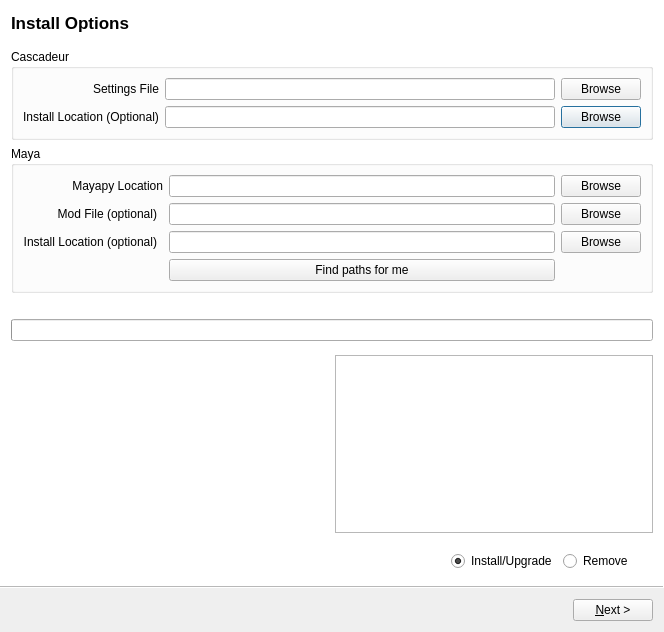
<?xml version="1.0" encoding="UTF-8"?>
<ui version="4.0">
 <class>Wizard</class>
 <widget class="QWizard" name="Wizard">
  <property name="geometry">
   <rect>
    <x>0</x>
    <y>0</y>
    <width>664</width>
    <height>632</height>
   </rect>
  </property>
  <property name="windowTitle">
   <string>Maya Cascadeur Bridge</string>
  </property>
  <property name="wizardStyle">
   <enum>QWizard::ModernStyle</enum>
  </property>
  <property name="options">
   <set>QWizard::HelpButtonOnRight|QWizard::NoBackButtonOnStartPage|QWizard::NoCancelButton</set>
  </property>
  <widget class="PathsPage" name="wizardPage1">
   <property name="title">
    <string>Install Options</string>
   </property>
   <property name="subTitle">
    <string/>
   </property>
   <layout class="QVBoxLayout" name="verticalLayout_2">
    <item>
     <layout class="QVBoxLayout" name="cascaduer_group">
      <item>
       <widget class="QGroupBox" name="groupBox_2">
        <property name="title">
         <string>Cascadeur</string>
        </property>
        <property name="checkable">
         <bool>false</bool>
        </property>
        <layout class="QGridLayout" name="gridLayout_2">
         <item row="2" column="2">
          <widget class="QPushButton" name="casc_install_set">
           <property name="text">
            <string>Browse</string>
           </property>
          </widget>
         </item>
         <item row="2" column="0">
          <widget class="QLabel" name="cassc_install_label">
           <property name="sizePolicy">
            <sizepolicy hsizetype="Preferred" vsizetype="Preferred">
             <horstretch>0</horstretch>
             <verstretch>0</verstretch>
            </sizepolicy>
           </property>
           <property name="text">
            <string>Install Location (Optional)</string>
           </property>
          </widget>
         </item>
         <item row="1" column="0">
          <widget class="QLabel" name="casc_json_label">
           <property name="sizePolicy">
            <sizepolicy hsizetype="Preferred" vsizetype="Preferred">
             <horstretch>0</horstretch>
             <verstretch>0</verstretch>
            </sizepolicy>
           </property>
           <property name="text">
            <string>Settings File</string>
           </property>
           <property name="alignment">
            <set>Qt::AlignRight|Qt::AlignTrailing|Qt::AlignVCenter</set>
           </property>
          </widget>
         </item>
         <item row="1" column="1">
          <widget class="QLineEdit" name="casc_json_value"/>
         </item>
         <item row="1" column="2">
          <widget class="QPushButton" name="casc_json_set">
           <property name="text">
            <string>Browse</string>
           </property>
          </widget>
         </item>
         <item row="2" column="1">
          <widget class="QLineEdit" name="casc_install_value"/>
         </item>
        </layout>
       </widget>
      </item>
     </layout>
    </item>
    <item>
     <widget class="QGroupBox" name="maya_group">
      <property name="title">
       <string>Maya</string>
      </property>
      <property name="checkable">
       <bool>false</bool>
      </property>
      <layout class="QGridLayout" name="gridLayout">
       <item row="0" column="3">
        <widget class="QPushButton" name="py_path_set">
         <property name="text">
          <string>Browse</string>
         </property>
        </widget>
       </item>
       <item row="1" column="3">
        <widget class="QPushButton" name="maya_mod_set">
         <property name="text">
          <string>Browse</string>
         </property>
        </widget>
       </item>
       <item row="0" column="2">
        <widget class="QLineEdit" name="py_path_value">
         <property name="sizePolicy">
          <sizepolicy hsizetype="Expanding" vsizetype="Fixed">
           <horstretch>1</horstretch>
           <verstretch>0</verstretch>
          </sizepolicy>
         </property>
        </widget>
       </item>
       <item row="1" column="0">
        <widget class="QLabel" name="maya_mod_label">
         <property name="text">
          <string>Mod File (optional)</string>
         </property>
         <property name="alignment">
          <set>Qt::AlignRight|Qt::AlignTrailing|Qt::AlignVCenter</set>
         </property>
        </widget>
       </item>
       <item row="1" column="2">
        <widget class="QLineEdit" name="maya_mod_value">
         <property name="sizePolicy">
          <sizepolicy hsizetype="Expanding" vsizetype="Fixed">
           <horstretch>1</horstretch>
           <verstretch>0</verstretch>
          </sizepolicy>
         </property>
        </widget>
       </item>
       <item row="0" column="0" colspan="2">
        <widget class="QLabel" name="py_path_label">
         <property name="text">
          <string>Mayapy Location</string>
         </property>
         <property name="alignment">
          <set>Qt::AlignRight|Qt::AlignTrailing|Qt::AlignVCenter</set>
         </property>
        </widget>
       </item>
       <item row="2" column="3">
        <widget class="QPushButton" name="maya_install_set">
         <property name="text">
          <string>Browse</string>
         </property>
        </widget>
       </item>
       <item row="3" column="2">
        <widget class="QPushButton" name="find_module_button">
         <property name="text">
          <string>Find paths for me</string>
         </property>
        </widget>
       </item>
       <item row="2" column="0">
        <widget class="QLabel" name="maya_install_label">
         <property name="text">
          <string>Install Location (optional)</string>
         </property>
         <property name="alignment">
          <set>Qt::AlignRight|Qt::AlignTrailing|Qt::AlignVCenter</set>
         </property>
        </widget>
       </item>
       <item row="2" column="2">
        <widget class="QLineEdit" name="maya_install_value"/>
       </item>
      </layout>
     </widget>
    </item>
    <item>
     <layout class="QVBoxLayout" name="progress_group">
      <property name="topMargin">
       <number>0</number>
      </property>
      <property name="bottomMargin">
       <number>0</number>
      </property>
      <item>
       <widget class="QLabel" name="progress_label">
        <property name="text">
         <string> </string>
        </property>
       </widget>
      </item>
      <item>
       <widget class="QProgressBar" name="progress_bar">
        <property name="value">
         <number>0</number>
        </property>
        <property name="textVisible">
         <bool>false</bool>
        </property>
       </widget>
      </item>
     </layout>
    </item>
    <item>
     <layout class="QHBoxLayout" name="console_group">
      <property name="topMargin">
       <number>8</number>
      </property>
      <property name="bottomMargin">
       <number>8</number>
      </property>
      <item>
       <widget class="QWidget" name="console_spacer" native="true">
        <property name="sizePolicy">
         <sizepolicy hsizetype="Expanding" vsizetype="Expanding">
          <horstretch>0</horstretch>
          <verstretch>0</verstretch>
         </sizepolicy>
        </property>
       </widget>
      </item>
      <item>
       <widget class="QTextEdit" name="console_output">
        <property name="sizePolicy">
         <sizepolicy hsizetype="Expanding" vsizetype="Expanding">
          <horstretch>0</horstretch>
          <verstretch>1</verstretch>
         </sizepolicy>
        </property>
        <property name="html">
         <string>&lt;!DOCTYPE HTML PUBLIC &quot;-//W3C//DTD HTML 4.0//EN&quot; &quot;http://www.w3.org/TR/REC-html40/strict.dtd&quot;&gt;
&lt;html&gt;&lt;head&gt;&lt;meta name=&quot;qrichtext&quot; content=&quot;1&quot; /&gt;&lt;meta charset=&quot;utf-8&quot; /&gt;&lt;style type=&quot;text/css&quot;&gt;
p, li { white-space: pre-wrap; }
hr { height: 1px; border-width: 0; }
li.unchecked::marker { content: &quot;\2610&quot;; }
li.checked::marker { content: &quot;\2612&quot;; }
&lt;/style&gt;&lt;/head&gt;&lt;body style=&quot; font-family:'Segoe UI'; font-size:9pt; font-weight:400; font-style:normal;&quot;&gt;
&lt;p style=&quot;-qt-paragraph-type:empty; margin-top:0px; margin-bottom:0px; margin-left:0px; margin-right:0px; -qt-block-indent:0; text-indent:0px;&quot;&gt;&lt;br /&gt;&lt;/p&gt;&lt;/body&gt;&lt;/html&gt;</string>
        </property>
       </widget>
      </item>
     </layout>
    </item>
    <item>
     <layout class="QHBoxLayout" name="action_group">
      <property name="topMargin">
       <number>4</number>
      </property>
      <property name="bottomMargin">
       <number>4</number>
      </property>
      <item>
       <spacer name="horizontalSpacer_2">
        <property name="orientation">
         <enum>Qt::Horizontal</enum>
        </property>
        <property name="sizeHint" stdset="0">
         <size>
          <width>40</width>
          <height>20</height>
         </size>
        </property>
       </spacer>
      </item>
      <item>
       <widget class="QRadioButton" name="install_option">
        <property name="text">
         <string>Install/Upgrade</string>
        </property>
        <property name="checked">
         <bool>true</bool>
        </property>
       </widget>
      </item>
      <item>
       <widget class="QRadioButton" name="remove_option">
        <property name="text">
         <string>Remove</string>
        </property>
       </widget>
      </item>
      <item>
       <spacer name="horizontalSpacer">
        <property name="orientation">
         <enum>Qt::Horizontal</enum>
        </property>
        <property name="sizeType">
         <enum>QSizePolicy::Fixed</enum>
        </property>
        <property name="sizeHint" stdset="0">
         <size>
          <width>20</width>
          <height>20</height>
         </size>
        </property>
       </spacer>
      </item>
     </layout>
    </item>
   </layout>
  </widget>
  <widget class="QWizardPage" name="wizardPage2">
   <property name="title">
    <string>Install Status</string>
   </property>
   <layout class="QVBoxLayout" name="verticalLayout">
    <item>
     <widget class="QTextEdit" name="result_output"/>
    </item>
   </layout>
  </widget>
 </widget>
 <customwidgets>
  <customwidget>
   <class>PathsPage</class>
   <extends>QWizardPage</extends>
   <header>installer.promotes</header>
   <container>1</container>
  </customwidget>
 </customwidgets>
 <resources/>
 <connections/>
</ui>
